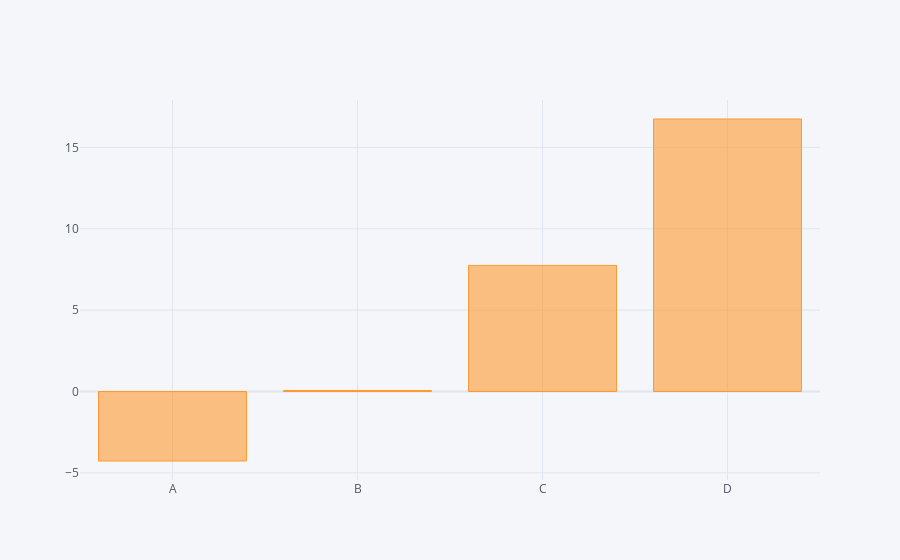

Notebook code for this chart:
### Code cell
df.sum().iplot(kind='bar')

### Figure 1 — Plotly figure (JSON) as saved in the notebook; plotly's stock layout.template omitted (floating-point values rounded to 4 significant figures)
{"data": [{"marker": {"color": "rgba(255, 153, 51, 0.6)", "line": {"color": "rgba(255, 153, 51, 1.0)", "width": 1}}, "name": "None", "orientation": "v", "text": "", "type": "bar", "x": ["A", "B", "C", "D"], "y": [-4.27, 0.06537, 7.749, 16.75]}], "layout": {"legend": {"bgcolor": "#F5F6F9", "font": {"color": "#4D5663"}}, "paper_bgcolor": "#F5F6F9", "plot_bgcolor": "#F5F6F9", "title": {"font": {"color": "#4D5663"}}, "xaxis": {"gridcolor": "#E1E5ED", "showgrid": true, "tickfont": {"color": "#4D5663"}, "title": {"font": {"color": "#4D5663"}, "text": ""}, "zerolinecolor": "#E1E5ED"}, "yaxis": {"gridcolor": "#E1E5ED", "showgrid": true, "tickfont": {"color": "#4D5663"}, "title": {"font": {"color": "#4D5663"}, "text": ""}, "zerolinecolor": "#E1E5ED"}}}
